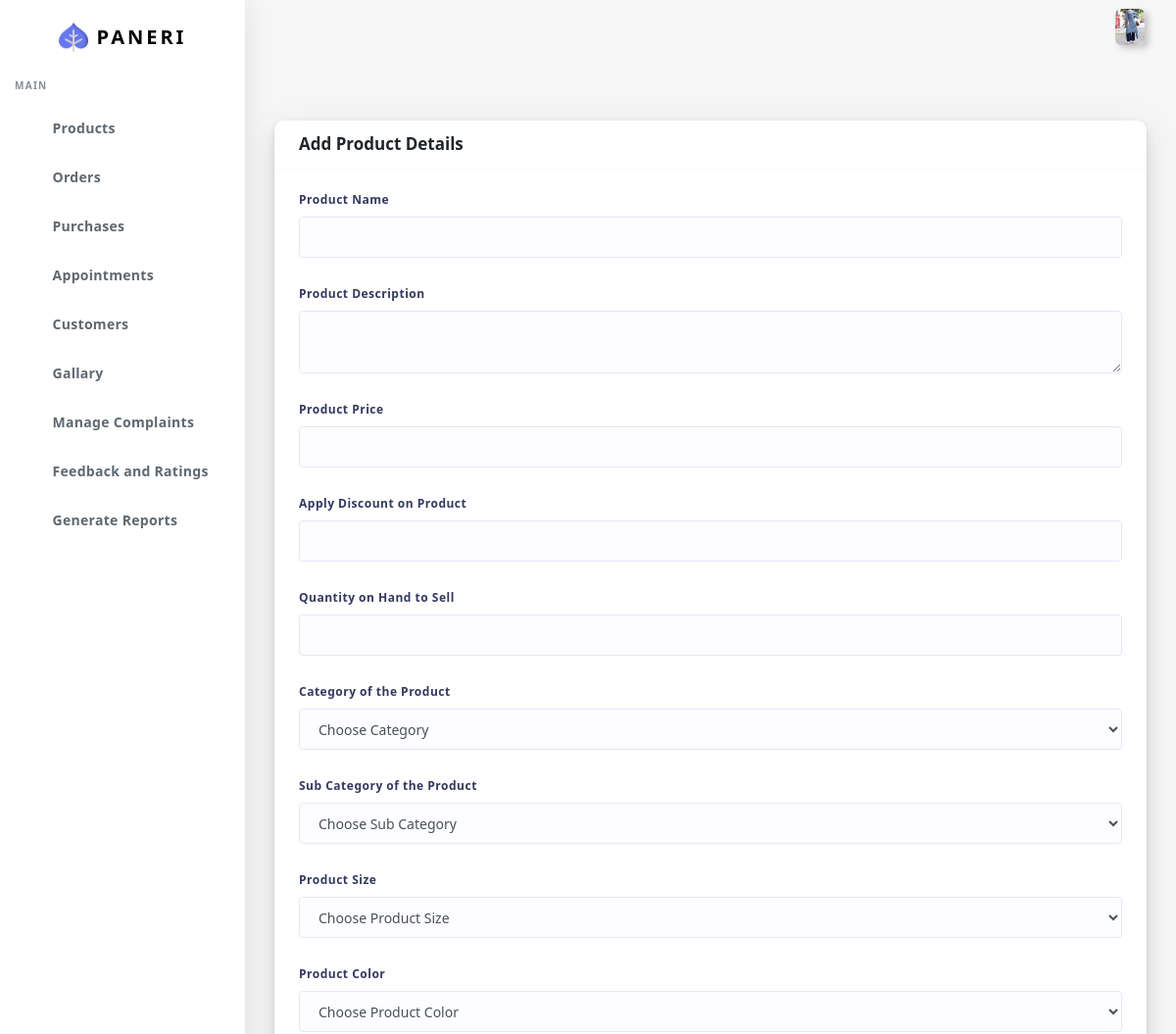
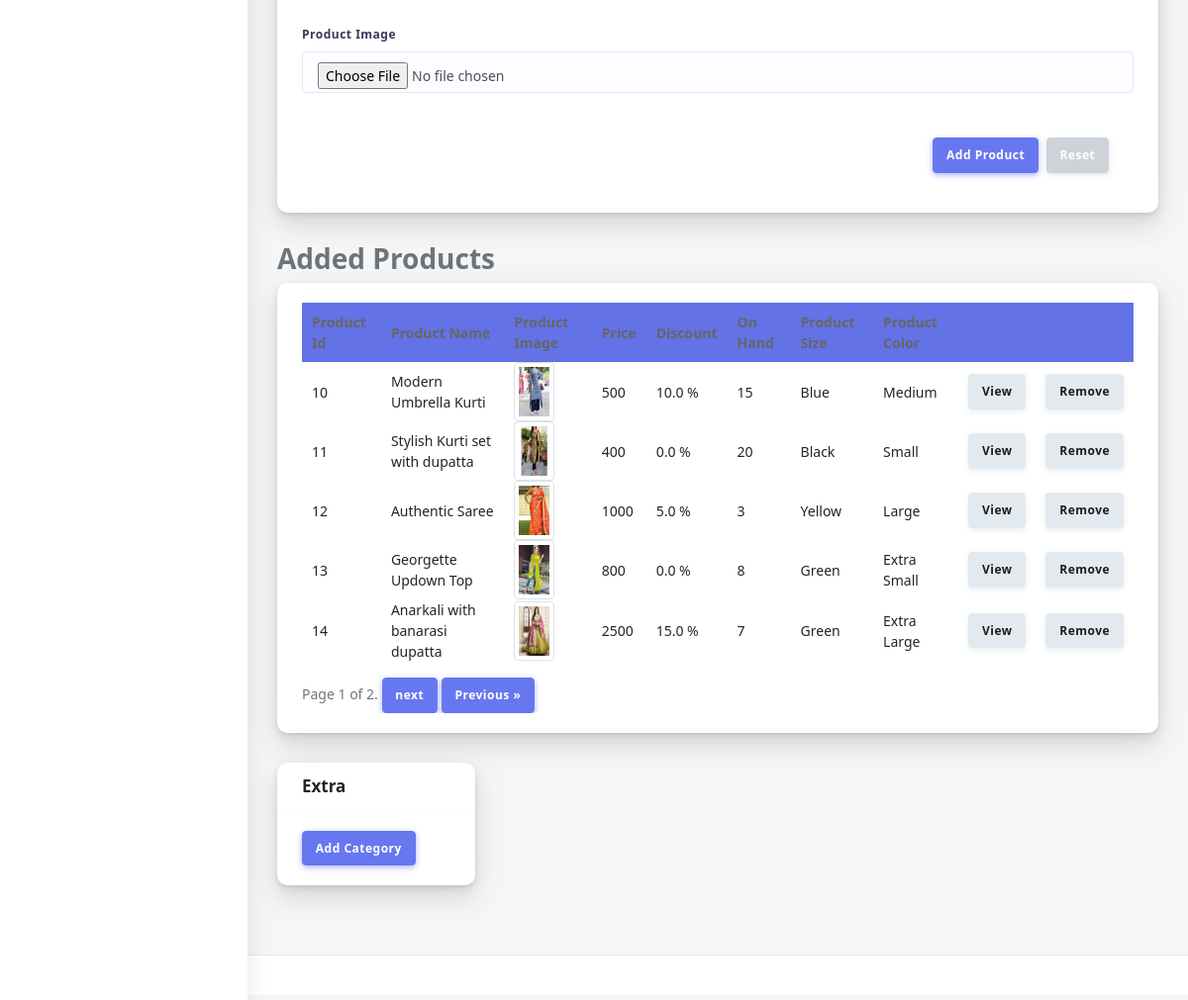
Screenshot of /products/ (signed in) with the database file from the repository (2 pictures, top to bottom).
### customer/models.py (models this page shows, shortened)
class UserBase(models.Model):
    user_id=models.OneToOneField(User,on_delete=CASCADE,primary_key=True)
    first_name=models.CharField(max_length=45)
    last_name=models.CharField(max_length=45)
    gender=models.BooleanField(default="Not Specified")
    dob=models.DateField(default="Not Specified")
    cus_add1=models.TextField(null=True,blank=True)
    cus_add2=models.TextField(null=True,blank=True)
    pincode=models.IntegerField()
    Cus_phone=models.CharField(max_length=10)
    profile=models.ImageField(upload_to="profileImages/",max_length=1500)
    area_id=models.ForeignKey(Area,on_delete=CASCADE)
    class meta:
        ordering = ['user_id']

class Product(models.Model):
    product_name=models.CharField(max_length=45)
    price=models.IntegerField()
    qty_on_hand=models.IntegerField()
    discount=models.FloatField(null=True)
    desc=models.TextField()
    product_img=models.ImageField(upload_to="ProductImg/",max_length=100)
    size_id=models.ForeignKey('ProductSize',on_delete=CASCADE,null=False)
    color_id=models.ForeignKey('ProductColor',on_delete=CASCADE,null=False)
    company_id=models.ForeignKey(Company,on_delete=CASCADE)
    cat_id=models.ForeignKey('Category',on_delete=CASCADE)
    class Meta:
        ordering = ['id']
        unique_together = (('size_id','id', 'color_id'),)

class ProductColor(models.Model):
    color_name=models.CharField(max_length=10)

class ProductSize(models.Model):
    details=models.CharField(max_length=20)

### customer/views.py (the view)
# urls.py: path("products/",views.products,name="products"),
@login_required(login_url='sign-in')
def products(request):
    checklocal(request)
    category=Category.objects.all()
    cat=category.filter(cat_id__isnull=True)
    sub_cat=category.filter(cat_id__isnull=False)
    company=Company.objects.first()
    pcolor=ProductColor.objects.all()
    psize=ProductSize.objects.all()
    products=Product.objects.all()
    paginator=Paginator(products,5)
    page_number=request.GET.get('page')
    prod=paginator.get_page(page_number)
    return render(request,"Mainadmin/product.html",{'cat':cat,'sub_cat':sub_cat,'company':company,'pcolor':pcolor,'psize':psize,'products':prod})

### customer/views.py (called while the page is built)
def checklocal(request):
    if request.user.is_staff==False:
        logout(request)

### customer/templates/Mainadmin/product.html (shortened to what this page needs)
{% extends "Mainadmin/index.html" %}
{% load static %}
{% load mathfilters %}
{% block body %}
<div class="main-content">
    <section class="section">
      <div class="section-body">
        <form action="{% url 'addproduct' %}" id="sup" method="POST" enctype="multipart/form-data">
         <div class="card">
              <div class="card-header">
                <h4>Add Product Details</h4>
              </div>
              <div class="card-body">
                <div class="form-group">
                  <label>Product Name</label>
                  <input type="text" name="pname" class="form-control" onkeyPress="return ValidateAlpha(event)" title="Enter only characters" required>
                </div>
                <div class="form-group">
                  <label>Product Description</label>
                  <textarea class="form-control" name="desc" required></textarea>
                </div>
                <div class="form-group">
                  <label>Product Price</label>
                  <input type="text" onkeypress="return isNumberKey(event)" class="form-control" name="price" required>
                </div>
                <div class="form-group">
                  <label>Apply Discount on Product</label>
                  <input type="text" class="form-control" onkeypress="return isNumberKey(event)" name="discount">
                </div>
                <div class="form-group">
                  <label>Quantity on Hand to Sell</label>
                  <input type="text" onkeypress="return isNumberKey(event)" class="form-control" name="qty" required>
                </div>
                <div class="form-group">
                  <label>Category of the Product</label>
                  <select name="cat" id="cat" class="form-control" required>
                    <option selected disabled>Choose Category</option>
                  </select>
                </div>
                <div class="form-group">
                  <label>Sub Category of the Product</label>
                  <select name="subcat" id="subcat" class="form-control" required>
                    <option selected disabled>Choose Sub Category</option>
                  </select>
                </div>
                <div class="form-group">
                  <label>Product Size</label>
                  <select name="size" id="" class="form-control" required>
                    <option selected disabled>Choose Product Size</option>
                  </select>
                </div>
                <div class="form-group">
                  <label>Product Color</label>
                  <select name="color" id="" class="form-control" required>
                    <option selected disabled>Choose Product Color</option>
                  </select>
                </div>
                <div class="form-group">
                  <label>Product Image</label>
                  <input type="file" class="form-control" name="pimg" accept="image/*" required>
                </div>
                <div class="card-footer text-right">
                <button class="btn btn-primary mr-1" type="submit">Add Product</button>
                <button class="btn btn-secondary" type="reset">Reset</button>
                </div>
              </div>
         </div>
        </form>
            <h3 class="page-title">Added Products </h3>
        <div class="row">
          <div class="col-12">
            <div class="card">
              <div class="card-body">
                <div class="row">
                  <div class="col-12 table-responsive">
                        {% if products %}
                          <table id="order-listing" class="table" cellspacing="0" width="100%">
                            <thead>
                        <tr class="bg-primary ">
                          <th>Product Id</th>
                          <th>Product Name</th>
                          <th>Product Image</th>
                          <th>Price</th>
                          <th>Discount</th>
                          <th>On Hand</th>
                          <th>Product Size</th>
                          <th>Product Color</th>
                          <th></th>
                          <th></th>
                        </tr>
                      </thead>
                      <tbody>
                        {% for p in products %}
                          <tr>
                          <td>{{p.id}}</td>
                          <td>{{p.product_name}}</td>
                          <td><img src="/media/{{p.product_img}}" class="img-thumbnail" style="width:60%;height:100%;" /></td>
                          <td>{{p.price}}</td>
                          <td>{{p.discount|mul:100}} %</td>
                          {% if p.qty_on_hand == 0 %}
                          <td><span class="badge badge-danger text-dark">Out Of Stock</span></td>
                          {% else %}
                          <td>{{p.qty_on_hand}}</td>
                          {% endif %}
                          <td>{{p.color_id.color_name}}</td>
                          <td>{{p.size_id.details}}</td>
                          <td class="text-right">
                            <a href="{% url 'viewproduct' p.id %}"><button class="btn btn-light">
                              View </button></a>
                          </td>
                          <td class="text-left">
                            <button class="btn btn-light swal-15" value="{{p.id}}">
                              Remove </button>
                          </td>
                        </tr>
                        {% endfor %}
                        </tbody>
                          </table>
                    <div class="pagination">
                      <span class="step-links">
                          <span class="current">
                              Page {{ products.number }} of {{ products.paginator.num_pages }}.
                          </span>
                          {% if products.has_next %}
                              <a href="?page={{ products.next_page_number }}"><button class="btn btn-primary">next</button> </a>
                              <a href="?page={{ products.paginator.num_pages }}"><button class="btn btn-primary">Previous &raquo;</button></a>
                          {% endif %}
                      </span>
                    </div>
                        {% else %}
                        <h6 class="text-center"> <b> No Records....</b></h6>
                        {% endif %}
                  </div>
                </div>
              </div>
            </div>
              <div class="row"><div class="col-6 col-md-3 col-lg-3">
                <div class="card">
                    <div class="card-header">
                      <h4>Extra</h4>
                    </div>
                    <div class="card-body">
                      <a href="{% url 'addcat' %}" type="button" class="btn btn-primary"> Add Category </a>
                    </div>
                </div>
              </div>
            </div>
          </div>
        </div>
      </div>
    </section>
  </div>
  <footer class="main-footer">
  </footer>
</div>
{% endblock body %}

### customer/templates/Mainadmin/index.html (shortened to what this page needs)
{% load static %}
<!DOCTYPE html>
<html lang="en">
<head>
  <link rel="stylesheet" href="{% static 'customer/assets/css/app.min.css' %} ">
  <link rel="stylesheet" href="{% static 'customer/assets/bundles/datatables/datatables.min.css' %} ">
  <link rel="stylesheet" href="{% static 'customer/assets/bundles/datatables/dataTables.bootstrap4.min.css' %} ">
  <link rel="stylesheet" href="{% static 'customer/assets/bundles/datatables/select.bootstrap4.min.css' %} ">
  <link rel="stylesheet" href="{% static 'customer/assets/css/style.css' %} ">
  <link rel="stylesheet" href="{% static 'customer/assets/css/components.css' %} ">
  <link rel="stylesheet" href="{% static 'customer/assets/css/custom.css' %} ">
</head>
<body>
  <div id="app">
    <div class="main-wrapper main-wrapper-1">
      <div class="navbar-bg"></div>
      <nav class="navbar navbar-expand-lg main-navbar sticky">
        <div class="form-inline mr-auto">
          <ul class="navbar-nav mr-3">
            <li><a href="#" data-toggle="sidebar" class="nav-link nav-link-lg
									collapse-btn"> </a></li>
            <li><a href="#" class="nav-link nav-link-lg fullscreen-btn">
              </a></li>
          </ul>
        </div>
        <ul class="navbar-nav navbar-right">
          <li class="dropdown dropdown-list-toggle"><a href="" id="read" data-toggle="dropdown"
            class="nav-link notification-toggle nav-link-lg"><i data-feather="bell" class="bell"></i>
          </a>
        </li>
          <li class="dropdown"><a href="#" data-toggle="dropdown"
              class="nav-link dropdown-toggle nav-link-lg nav-link-user"> <img alt="image" src="/media/{{request.user.userbase.profile}} "
                class="user-img-radious-style"> </a>
          </li>
        </ul>
      </nav>
      <div class="main-sidebar sidebar-style-2">
        <aside id="sidebar-wrapper">
          <div class="sidebar-brand">
            <a href="{% url 'index' %}"> <img alt="image" src="{% static 'customer/assets/img/logo.png' %} " class="header-logo" /> <span
                class="logo-name">Paneri</span>
            </a>
          </div>
          <ul class="sidebar-menu">
            <li class="menu-header">Main</li>
            <li ><a class="nav-link" href="{% url 'products' %}"><span>Products</span></a></li>
            <li class="dropdown">
              <a href="#" class="menu-toggle nav-link has-dropdown"><span>Orders</span></a>
            </li>
            <li class="dropdown">
              <a href="#" class="menu-toggle nav-link has-dropdown"><span>Purchases</span></a>
            </li>
            <li><a href="{% url 'appointment' %}" class="nav-link"><span>Appointments</span></a></li>
            <li><a href="{% url 'customers' %}" class="nav-link"><span>Customers</span></a></li>
            <li><a href="{% url 'gallary' %}" class="nav-link"><span>Gallary</span></a></li>
            <li><a href="{% url 'complaints' %}" class="nav-link"><span>Manage Complaints</span></a></li>
            <li><a href="{% url 'feedback' %}" class="nav-link"><span>Feedback and Ratings</span></a></li>
            <li><a class="nav-link" href="{% url 'gen_reports' %}"> <span class="icon-name">Generate Reports</span></a></li>
          </ul>
        </aside>
      </div>
       </div>
      {% block body %}
      {% endblock body %}
</body>
</html>

### rows the page displays
Product: id "10", product_name "Modern Umbrella Kurti", product_img (picture), price "500", discount|mul "10.0", qty_on_hand "15", color_id.color_name "Blue", size_id.details "Medium"
Product: id "11", product_name "Stylish Kurti set with dupatta", product_img (picture), price "400", discount|mul "0.0", qty_on_hand "20", color_id.color_name "Black", size_id.details "Small"
Product: id "12", product_name "Authentic Saree", product_img (picture), price "1000", discount|mul "5.0", qty_on_hand "3", color_id.color_name "Yellow", size_id.details "Large"
Product: id "13", product_name "Georgette Updown Top", product_img (picture), price "800", discount|mul "0.0", qty_on_hand "8", color_id.color_name "Green", size_id.details "Extra Small"
Product: id "14", product_name "Anarkali with banarasi dupatta", product_img (picture), price "2500", discount|mul "15.0", qty_on_hand "7", color_id.color_name "Green", size_id.details "Extra Large"

### other values shown
{{ products.number }} "1"
{{ products.paginator.num_pages }} "2"
